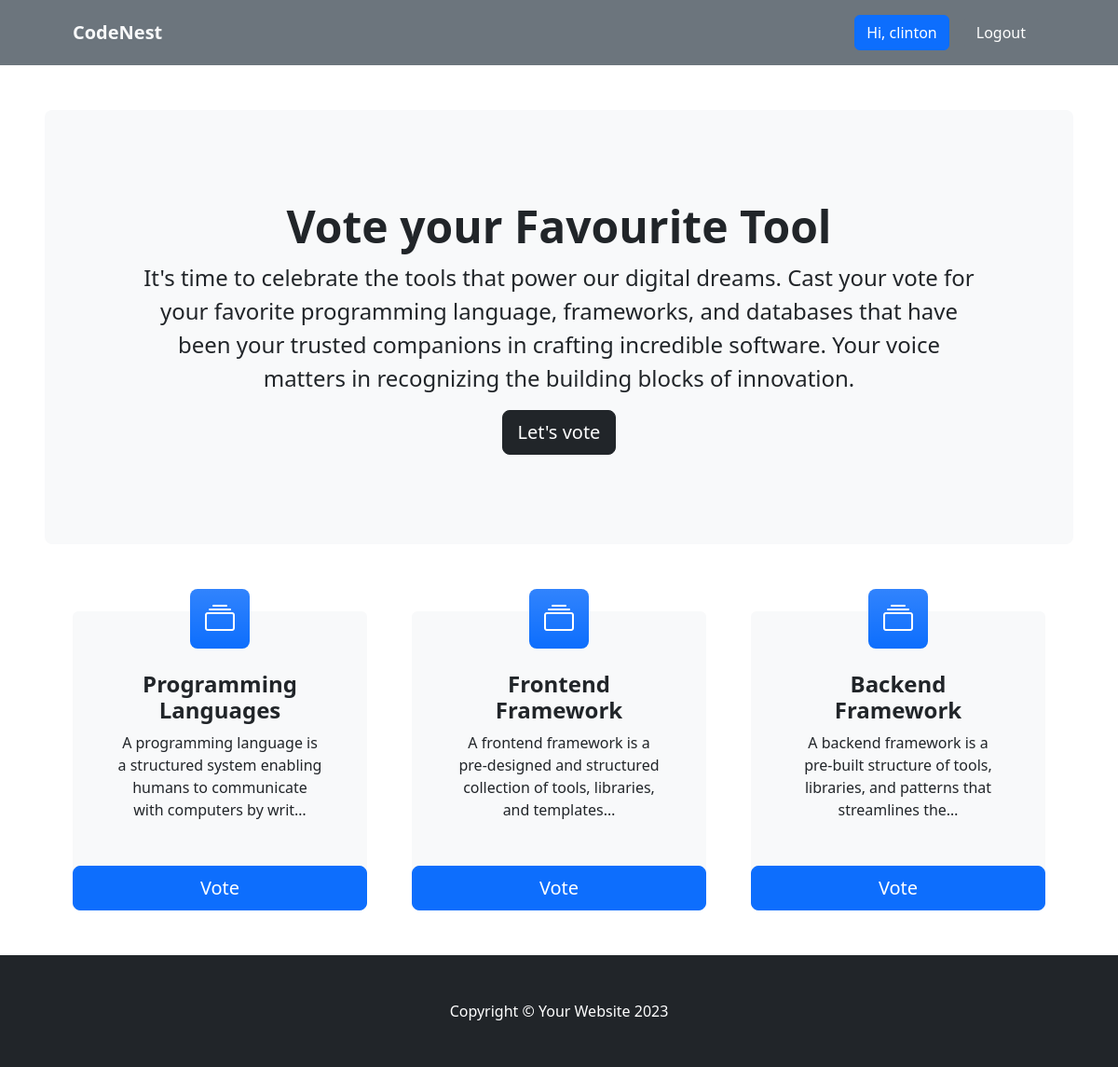
The app's page / (signed in) with its own data.
### voteapp/models.py (models this page shows, shortened)
class Category(models.Model):
    title = models.CharField(max_length=200)
    slug = models.SlugField(blank=True, null=True)
    description = models.TextField(blank=True, null=True)
    total_vote = models.IntegerField(default=0)
    voters = models.ManyToManyField(User, blank=True)

### voteapp/views.py (the view)
# urls.py: path("", views.index, name="index"),
def index(request):
    categories = Category.objects.all()
    context = {"categories":categories}
    return render(request, "index.html", context)

### voteapp/templates/index.html
{% extends 'base.html' %}
{% block content %}
<header class="py-5">
    <div class="container-fluid px-lg-5">
        <div class="p-4 p-lg-5 bg-light rounded-3 text-center">
            <div class="m-4 m-lg-5">
                <h1 class="display-5 fw-bold">Vote your Favourite Tool</h1>
                <p class="fs-4">It's time to celebrate the tools that power our digital dreams. Cast your vote for your favorite programming language, frameworks, and databases
                    that have been your trusted companions in crafting incredible software.
                     Your voice matters in recognizing the building blocks of innovation.</p>
                <a class="btn btn-dark btn-lg" href="#votingSection">Let's vote</a>
            </div>
        </div>
    </div>
</header>
<section class="pt-4" id="votingSection">
    <div class="container px-lg-5">
        <div class="row gx-lg-5">
            {% for category in categories  %}
            <div class="col-lg-4 col-xxl-3 mb-5">
                <div class="card bg-light border-0 h-100">
                    <div class="card-body text-center p-4 p-lg-5 pt-0 pt-lg-0">
                        <div class="feature bg-primary bg-gradient text-white rounded-3 mb-4 mt-n4"><i class="bi bi-collection"></i></div>
                        <h2 class="fs-4 fw-bold">{{category.title}}</h2>
                        <p class="mb-0">{{category.description | truncatechars:100}}</p>
                    </div>
                    <a class="btn btn-primary btn-lg" href="{% url 'detail' category.slug  %}">Vote</a>
                </div>
            </div>
            {% endfor %}
        </div>
    </div>
</section>
{% endblock content %}

### voteapp/templates/base.html (shortened to what this page needs)
<!DOCTYPE html>
{% load static %}
<html lang="en">
<head>
    <link href="https://cdn.jsdelivr.net/npm/bootstrap-icons@1.4.1/font/bootstrap-icons.css" rel="stylesheet" />
    <link rel="stylesheet" href="{% static 'css/bootstrap.css' %}">
    <link rel="stylesheet" href="{% static 'css/style.css' %}">
</head>
<body>
     <nav class="navbar navbar-expand-lg navbar-dark bg-secondary">
        <div class="container px-lg-5">
            <a class="navbar-brand text-light fw-bold" href="{% url 'index'  %}">CodeNest</a>
            <div class="collapse navbar-collapse" id="navbarSupportedContent">
                <ul class="navbar-nav ms-auto mb-2 mb-lg-0">
                    {% if request.user.is_authenticated %}
                    <li class="nav-item"><a class="nav-link" href="#"><button class="btn btn-primary">Hi, {{request.user.username}}</button></a></li>
                    <li class="nav-item"><a class="nav-link" href="{% url 'logout' %}"><button class="btn btn-secondary">Logout</button></a></li>
                    {% else %}
                    <li class="nav-item"><a class="nav-link" href="{% url 'signin' %}"><button class="btn btn-primary">Login</button></a></li>
                    <li class="nav-item"><a class="nav-link" href="{% url 'signup' %}"><button class="btn btn-primary">SignUp</button></a></li>
                    {% endif %}
                </ul>
            </div>
        </div>
    </nav>
    {% block content %}
    {% endblock content %}
     <footer class="py-5 bg-dark">
        <div class="container"><p class="m-0 text-center text-white">Copyright &copy; Your Website 2023</p></div>
    </footer>
</body>
</html>

### voteapp/static/css/style.css (style rules this page uses)
* { box-sizing: border-box; }

### records on screen
Category: title "Programming Languages", description "A programming language is a structured system enabling humans to communicate with computers by writ…"
Category: title "Frontend Framework", description "A frontend framework is a pre-designed and structured collection of tools, libraries, and templates…"
Category: title "Backend Framework", description "A backend framework is a pre-built structure of tools, libraries, and patterns that streamlines the…"

### other values on screen
{{ request.user.username }} "clinton"
